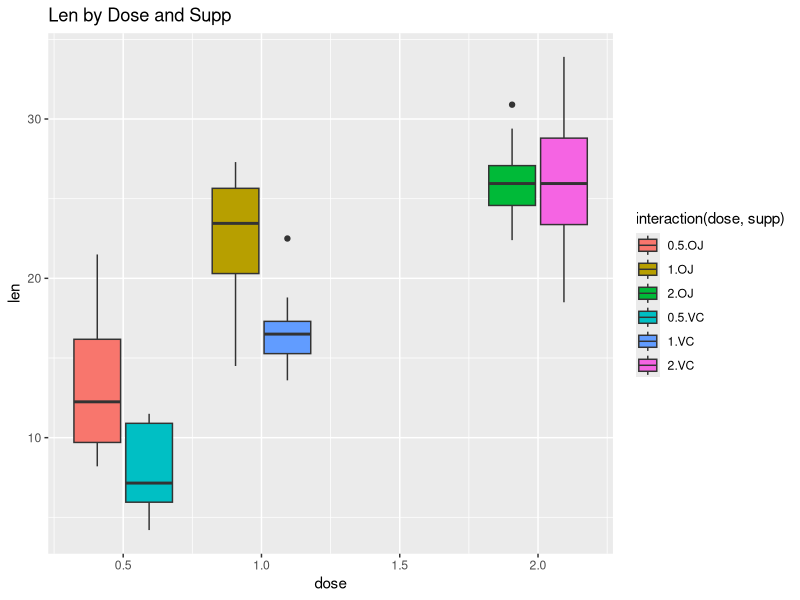

Write R code to recreate this figure.



data("ToothGrowth")
str(ToothGrowth)
table(ToothGrowth$supp)
table(ToothGrowth$dose)


library(ggplot2)
library(dplyr)

g1 <- ggplot(data = ToothGrowth, aes(dose, len, fill = interaction(dose, supp))) +
    geom_boxplot() + 
    labs(title = "Len by Dose and Supp")
print(g1)


# Lets consider the effect of dose first. H0 is that dose have no effect on len
# and Ha is that is does have an effect. We will need to test for both supps seperately.
# alpha = 0.05

# # supp = OJ 
# OJ_0.5 <- ToothGrowth %>% filter(supp=="OJ", dose==0.5) %>% select(len)
# OJ_1.0 <- ToothGrowth %>% filter(supp=="OJ", dose==1.0) %>% select(len)
# OJ_2.0 <- ToothGrowth %>% filter(supp=="OJ", dose==2.0) %>% select(len)
# 
# t.test(OJ_0.5,OJ_1.0)$p.value
# t.test(OJ_0.5,OJ_2.0)$p.value
# t.test(OJ_1.0,OJ_2.0)$p.value
# 
# # supp = VC
# VC_0.5 <- ToothGrowth %>% filter(supp=="VC", dose==0.5) %>% select(len)
# VC_1.0 <- ToothGrowth %>% filter(supp=="VC", dose==1.0) %>% select(len)
# VC_2.0 <- ToothGrowth %>% filter(supp=="VC", dose==2.0) %>% select(len)
# 
# t.test(VC_0.5, VC_1.0)$p.value
# t.test(VC_0.5, VC_2.0)$p.value
# t.test(VC_1.0, VC_2.0)$p.value

supps <- c("OJ", "VC")
doses <- c(0.5, 1, 2)
doses_p.values <- numeric(length = length(supps)*length(doses))
i <- 1
for(s in supps){
    for(d1 in doses){
        for(d2 in doses[doses>d1]){
            doses_p.values[i] <- t.test(ToothGrowth %>% filter(supp==s, dose==d1) %>% select(len),
                                        ToothGrowth %>% filter(supp==s, dose==d2) %>% select(len)
                                        )$p.value
            i <- i+1
        }
    }
}

# Due to multiple testing, we should control for False Discovery Rate (FDR, Benjamin Hochberg)
p.adjust(doses_p.values, method = "BH")
# All of these values are below alpha, we can reject the null hypothesis that dose has no effect







# Now look at supplements. H0 is that supps have no effect and Ha is that supps do have an effect.

supps_p.values <- numeric(length = length(doses))
i <- 1
for(d in doses){
    supps_p.values[i] <- t.test(ToothGrowth %>% filter(supp=="OJ", dose==d) %>% select(len),
           ToothGrowth %>% filter(supp=="VC", dose==d) %>% select(len)
           )$p.value
    i <- i+1
}
p.adjust(supps_p.values, method = "BH")

# for doses 0.5 and 1.0, it appears that supplement does have an effect, but for dose 2.0 
 # we have a p-value of 0.95 and cannot reject the null hypothesis that the supplement has no effect





